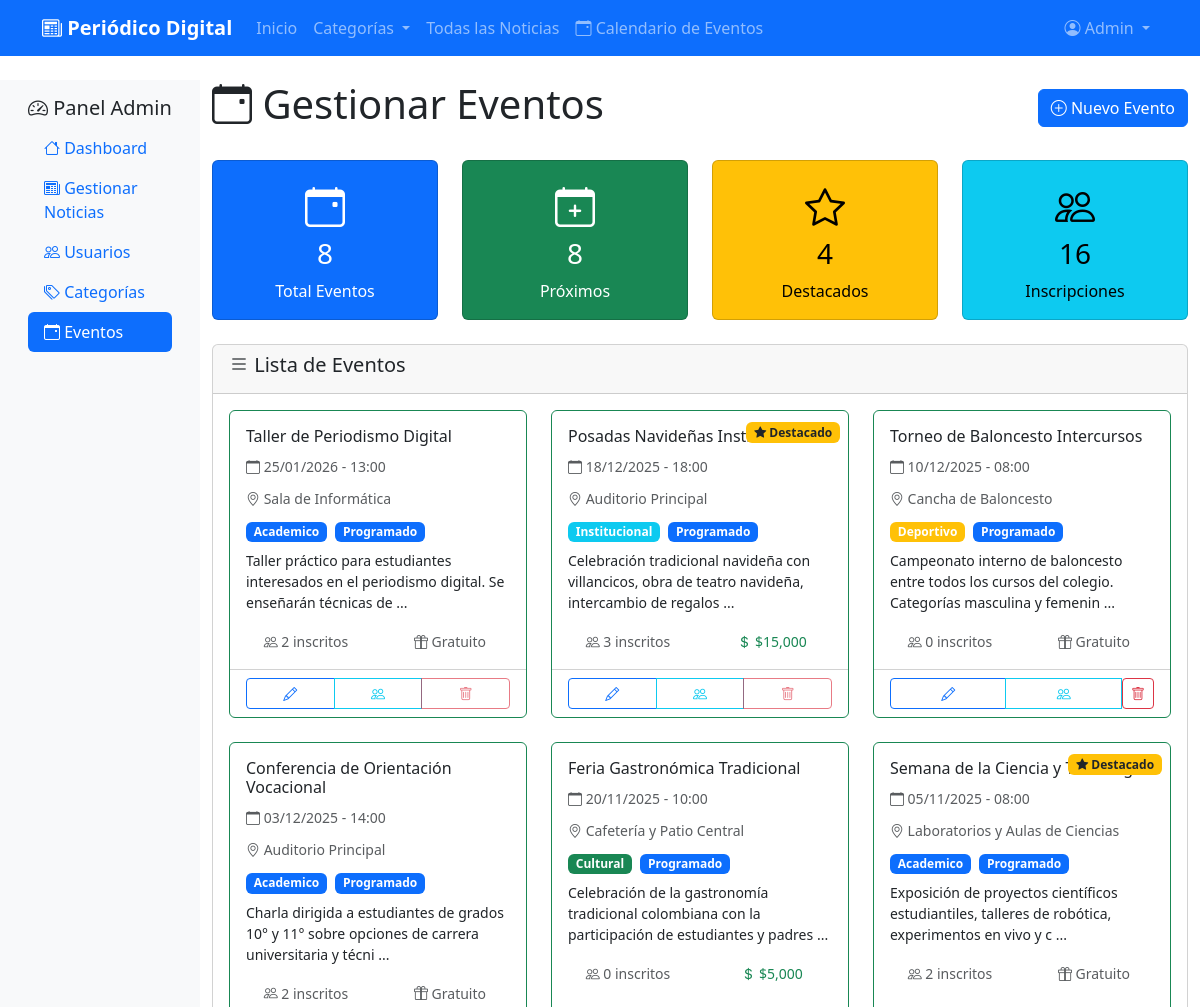
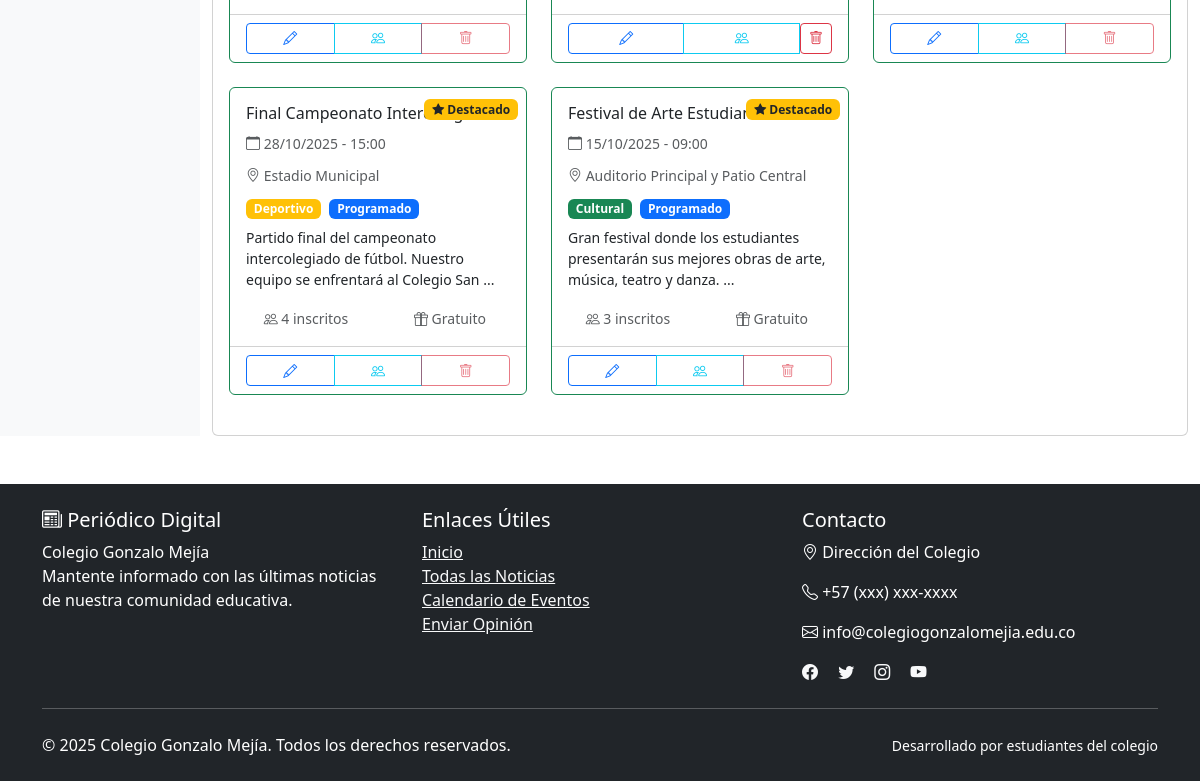
Screenshot of /vistas/admin/gestionar_eventos.php (signed in) with the database file from the repository (2 pictures, top to bottom).
### tables this page shows
CREATE TABLE IF NOT EXISTS eventos (
    id INT AUTO_INCREMENT PRIMARY KEY,
    titulo VARCHAR(255) NOT NULL,
    descripcion TEXT,
    fecha_evento DATE NOT NULL,
    hora_evento TIME,
    lugar VARCHAR(255),
    imagen_evento VARCHAR(255),
    id_creador INT NOT NULL,  
    tipo_evento ENUM('academico', 'cultural', 'deportivo', 'institucional', 'otro') DEFAULT 'otro',
    estado ENUM('programado', 'en_curso', 'finalizado', 'cancelado') DEFAULT 'programado',
    cupo_maximo INT DEFAULT 0,  
    precio DECIMAL(10,2) DEFAULT 0.00,
    destacado BOOLEAN DEFAULT FALSE,
    activo BOOLEAN DEFAULT TRUE,
    fecha_creacion TIMESTAMP DEFAULT CURRENT_TIMESTAMP,
    fecha_actualizacion TIMESTAMP DEFAULT CURRENT_TIMESTAMP ON UPDATE CURRENT_TIMESTAMP,
    FOREIGN KEY (id_creador) REFERENCES usuarios(id) ON DELETE CASCADE
);

### vistas/admin/gestionar_eventos.php (the view, shortened to what this page needs)
<?php
include_once '../../includes/header.php';
include_once '../../includes/conexion.php';
include_once '../../includes/navbar.php';
$sql_stats = "SELECT
                COUNT(*) as total_eventos,
                SUM(CASE WHEN fecha_evento >= CURDATE() THEN 1 ELSE 0 END) as eventos_futuros,
                SUM(CASE WHEN fecha_evento < CURDATE() THEN 1 ELSE 0 END) as eventos_pasados,
                SUM(CASE WHEN destacado = 1 THEN 1 ELSE 0 END) as eventos_destacados
              FROM eventos WHERE activo = 1";
$resultado_stats = mysqli_query($conexion, $sql_stats);
$stats = mysqli_fetch_assoc($resultado_stats);
$sql_inscripciones = "SELECT COUNT(*) as total_inscripciones FROM inscripciones_eventos";
$resultado_inscripciones = mysqli_query($conexion, $sql_inscripciones);
$stats['total_inscripciones'] = mysqli_fetch_assoc($resultado_inscripciones)['total_inscripciones'];
$sql_eventos = "SELECT e.*, u.nombre as creador_nombre,
                (SELECT COUNT(*) FROM inscripciones_eventos WHERE id_evento = e.id) as total_inscripciones
                FROM eventos e
                LEFT JOIN usuarios u ON e.id_creador = u.id
                WHERE e.activo = 1
                ORDER BY e.fecha_evento DESC";
$eventos = mysqli_query($conexion, $sql_eventos);
?>
<div class="container-fluid mt-4">
    <div class="row">
        <div class="col-md-3 col-lg-2 sidebar">
            <div class="p-3">
                <h5><i class="bi bi-speedometer2"></i> Panel Admin</h5>
                <ul class="nav nav-pills flex-column">
                    <li class="nav-item">
                        <a class="nav-link" href="dashboard.php">
                            <i class="bi bi-house"></i> Dashboard
                        </a>
                    </li>
                    <li class="nav-item">
                        <a class="nav-link" href="gestionar_noticias.php">
                            <i class="bi bi-newspaper"></i> Gestionar Noticias
                        </a>
                    </li>
                    <li class="nav-item">
                        <a class="nav-link" href="gestionar_usuarios.php">
                            <i class="bi bi-people"></i> Usuarios
                        </a>
                    </li>
                    <li class="nav-item">
                        <a class="nav-link" href="gestionar_categorias.php">
                            <i class="bi bi-tags"></i> Categorías
                        </a>
                    </li>
                    <li class="nav-item">
                        <a class="nav-link active" href="gestionar_eventos.php">
                            <i class="bi bi-calendar-event"></i> Eventos
                        </a>
                    </li>
                </ul>
            </div>
        </div>
        <div class="col-md-9 col-lg-10">
            <div class="d-flex justify-content-between align-items-center mb-4">
                <h1><i class="bi bi-calendar-event"></i> Gestionar Eventos</h1>
                <button class="btn btn-primary" data-bs-toggle="modal" data-bs-target="#modalNuevoEvento">
                    <i class="bi bi-plus-circle"></i> Nuevo Evento
                </button>
            </div>
            <div class="row mb-4">
                <div class="col-md-3">
                    <div class="card text-bg-primary">
                        <div class="card-body text-center">
                            <i class="bi bi-calendar-event fs-1"></i>
                            <h3><?php echo $stats['total_eventos']; ?></h3>
                            <p class="mb-0">Total Eventos</p>
                        </div>
                    </div>
                </div>
                <div class="col-md-3">
                    <div class="card text-bg-success">
                        <div class="card-body text-center">
                            <i class="bi bi-calendar-plus fs-1"></i>
                            <h3><?php echo $stats['eventos_futuros']; ?></h3>
                            <p class="mb-0">Próximos</p>
                        </div>
                    </div>
                </div>
                <div class="col-md-3">
                    <div class="card text-bg-warning">
                        <div class="card-body text-center">
                            <i class="bi bi-star fs-1"></i>
                            <h3><?php echo $stats['eventos_destacados']; ?></h3>
                            <p class="mb-0">Destacados</p>
                        </div>
                    </div>
                </div>
                <div class="col-md-3">
                    <div class="card text-bg-info">
                        <div class="card-body text-center">
                            <i class="bi bi-people fs-1"></i>
                            <h3><?php echo $stats['total_inscripciones']; ?></h3>
                            <p class="mb-0">Inscripciones</p>
                        </div>
                    </div>
                </div>
            </div>
            <div class="card">
                <div class="card-header">
                    <h5><i class="bi bi-list"></i> Lista de Eventos</h5>
                </div>
                <div class="card-body">
                    <?php if (mysqli_num_rows($eventos) == 0): ?>
                        <div class="text-center py-5">
                            <i class="bi bi-calendar-x text-muted" style="font-size: 4rem;"></i>
                            <h3 class="mt-3 text-muted">No hay eventos</h3>
                            <p class="text-muted">Crea el primer evento para comenzar.</p>
                            <button class="btn btn-primary" data-bs-toggle="modal" data-bs-target="#modalNuevoEvento">
                                <i class="bi bi-plus-circle"></i> Crear Primer Evento
                            </button>
                        </div>
                    <?php else: ?>
                        <div class="row">
                            <?php while ($evento = mysqli_fetch_assoc($eventos)): ?>
                                <?php
                                $es_futuro = strtotime($evento['fecha_evento']) >= strtotime(date('Y-m-d'));
                                $es_hoy = date('Y-m-d') === $evento['fecha_evento'];
                                ?>
                                <div class="col-md-6 col-lg-4 mb-4">
                                    <div class="card h-100 <?php echo $es_hoy ? 'border-warning' : ($es_futuro ? 'border-success' : 'border-secondary'); ?>">
                                        <?php if ($evento['destacado']): ?>
                                            <div class="position-absolute top-0 end-0 m-2">
                                                <span class="badge bg-warning text-dark">
                                                    <i class="bi bi-star-fill"></i> Destacado
                                                </span>
                                            </div>
                                        <?php endif; ?>
                                        <div class="card-body">
                                            <h6 class="card-title"><?php echo htmlspecialchars($evento['titulo']); ?></h6>
                                            <div class="mb-2">
                                                <small class="text-muted">
                                                    <i class="bi bi-calendar"></i>
                                                    <?php echo date('d/m/Y', strtotime($evento['fecha_evento'])); ?>
                                                    <?php if ($evento['hora_evento']): ?>
                                                        - <?php echo date('H:i', strtotime($evento['hora_evento'])); ?>
                                                    <?php endif; ?>
                                                </small>
                                            </div>
                                            <?php if ($evento['lugar']): ?>
                                                <div class="mb-2">
                                                    <small class="text-muted">
                                                        <i class="bi bi-geo-alt"></i> <?php echo htmlspecialchars($evento['lugar']); ?>
                                                    </small>
                                                </div>
                                            <?php endif; ?>
                                            <div class="mb-2">
                                                <span class="badge bg-<?php
                                                    switch($evento['tipo_evento']) {
                                                        case 'academico': echo 'primary'; break;
                                                        case 'cultural': echo 'success'; break;
                                                        case 'deportivo': echo 'warning'; break;
                                                        case 'institucional': echo 'info'; break;
                                                    }
                                                ?>">
                                                    <?php echo ucfirst($evento['tipo_evento']); ?>
                                                </span>
                                                <span class="badge bg-<?php
                                                    switch($evento['estado']) {
                                                        case 'programado': echo 'primary'; break;
                                                    }
                                                ?> ms-1">
                                                    <?php echo ucfirst(str_replace('_', ' ', $evento['estado'])); ?>
                                                </span>
                                            </div>
                                            <?php if ($evento['descripcion']): ?>
                                                <p class="card-text small">
                                                    <?php echo htmlspecialchars(substr($evento['descripcion'], 0, 100)); ?>
                                                    <?php echo strlen($evento['descripcion']) > 100 ? '...' : ''; ?>
                                                </p>
                                            <?php endif; ?>
                                            <div class="row text-center">
                                                <div class="col-6">
                                                    <small class="text-muted">
                                                        <i class="bi bi-people"></i>
                                                        <?php echo $evento['total_inscripciones']; ?> inscritos
                                                    </small>
                                                </div>
                                                <div class="col-6">
                                                    <?php if ($evento['precio'] > 0): ?>
                                                        <small class="text-success">
                                                            <i class="bi bi-currency-dollar"></i>
                                                            $<?php echo number_format($evento['precio'], 0); ?>
                                                        </small>
                                                    <?php else: ?>
                                                        <small class="text-muted">
                                                            <i class="bi bi-gift"></i> Gratuito
                                                        </small>
                                                    <?php endif; ?>
                                                </div>
                                            </div>
                                        </div>
                                        <div class="card-footer bg-transparent">
                                            <div class="btn-group w-100" role="group">
                                                <button class="btn btn-outline-primary btn-sm"
                                                        onclick="editarEvento(<?php echo htmlspecialchars(json_encode($evento)); ?>)">
                                                    <i class="bi bi-pencil"></i>
                                                </button>
                                                <button class="btn btn-outline-info btn-sm"
                                                        onclick="verInscritos(<?php echo $evento['id']; ?>)">
                                                    <i class="bi bi-people"></i>
                                                </button>
                                                <?php if ($evento['total_inscripciones'] == 0): ?>
                                                    <form method="POST" class="d-inline"
                                                          onsubmit="return confirm('¿Está seguro de eliminar este evento?')">
                                                        <button type="submit" class="btn btn-outline-danger btn-sm">
                                                            <i class="bi bi-trash"></i>
                                                        </button>
                                                    </form>
                                                <?php else: ?>
                                                    <button class="btn btn-outline-danger btn-sm" disabled
                                                            title="No se puede eliminar: tiene inscripciones">
                                                        <i class="bi bi-trash"></i>
                                                    </button>
                                                <?php endif; ?>
                                            </div>
                                        </div>
                                    </div>
                                </div>
                            <?php endwhile; ?>
                        </div>
                    <?php endif; ?>
                </div>
            </div>
        </div>
    </div>
</div>
<?php include_once '../../includes/footer.php'; ?>

### rows the page displays
eventos: titulo "Taller de Periodismo Digital", fecha_evento "25/01/2026", hora_evento "13:00", lugar "Sala de Informática", tipo_evento "Academico", estado "Programado", descripcion "Taller práctico para estudiantes interesados en el periodismo digital. Se enseñarán técnicas de", total_inscripciones "2", precio 0 (drawn)
eventos: destacado 1 (drawn), titulo "Posadas Navideñas Institucionales", fecha_evento "18/12/2025", hora_evento "18:00", lugar "Auditorio Principal", tipo_evento "Institucional", estado "Programado", descripcion "Celebración tradicional navideña con villancicos, obra de teatro navideña, intercambio de regalos", total_inscripciones "3", precio "15,000"
eventos: titulo "Torneo de Baloncesto Intercursos", fecha_evento "10/12/2025", hora_evento "08:00", lugar "Cancha de Baloncesto", tipo_evento "Deportivo", estado "Programado", descripcion "Campeonato interno de baloncesto entre todos los cursos del colegio. Categorías masculina y femenin", total_inscripciones "0", precio 0 (drawn)
eventos: titulo "Conferencia de Orientación Vocacional", fecha_evento "03/12/2025", hora_evento "14:00", lugar "Auditorio Principal", tipo_evento "Academico", estado "Programado", descripcion "Charla dirigida a estudiantes de grados 10° y 11° sobre opciones de carrera universitaria y técni", total_inscripciones "2", precio 0 (drawn)
eventos: titulo "Feria Gastronómica Tradicional", fecha_evento "20/11/2025", hora_evento "10:00", lugar "Cafetería y Patio Central", tipo_evento "Cultural", estado "Programado", descripcion "Celebración de la gastronomía tradicional colombiana con la participación de estudiantes y padres", total_inscripciones "0", precio "5,000"
eventos: destacado 1 (drawn), titulo "Semana de la Ciencia y Tecnología", fecha_evento "05/11/2025", hora_evento "08:00", lugar "Laboratorios y Aulas de Ciencias", tipo_evento "Academico", estado "Programado", descripcion "Exposición de proyectos científicos estudiantiles, talleres de robótica, experimentos en vivo y c", total_inscripciones "2", precio 0 (drawn)
eventos: destacado 1 (drawn), titulo "Final Campeonato Intercolegiado", fecha_evento "28/10/2025", hora_evento "15:00", lugar "Estadio Municipal", tipo_evento "Deportivo", estado "Programado", descripcion "Partido final del campeonato intercolegiado de fútbol. Nuestro equipo se enfrentará al Colegio San", total_inscripciones "4", precio 0 (drawn)
eventos: destacado 1 (drawn), titulo "Festival de Arte Estudiantil 2025", fecha_evento "15/10/2025", hora_evento "09:00", lugar "Auditorio Principal y Patio Central", tipo_evento "Cultural", estado "Programado", descripcion "Gran festival donde los estudiantes presentarán sus mejores obras de arte, música, teatro y danza.", total_inscripciones "3", precio 0 (drawn)

### other values shown
$_SESSION['usuario_nombre'] "Admin"
$stats['total_eventos'] "8"
$stats['eventos_futuros'] "8"
$stats['eventos_destacados'] "4"
$stats['total_inscripciones'] "16"
